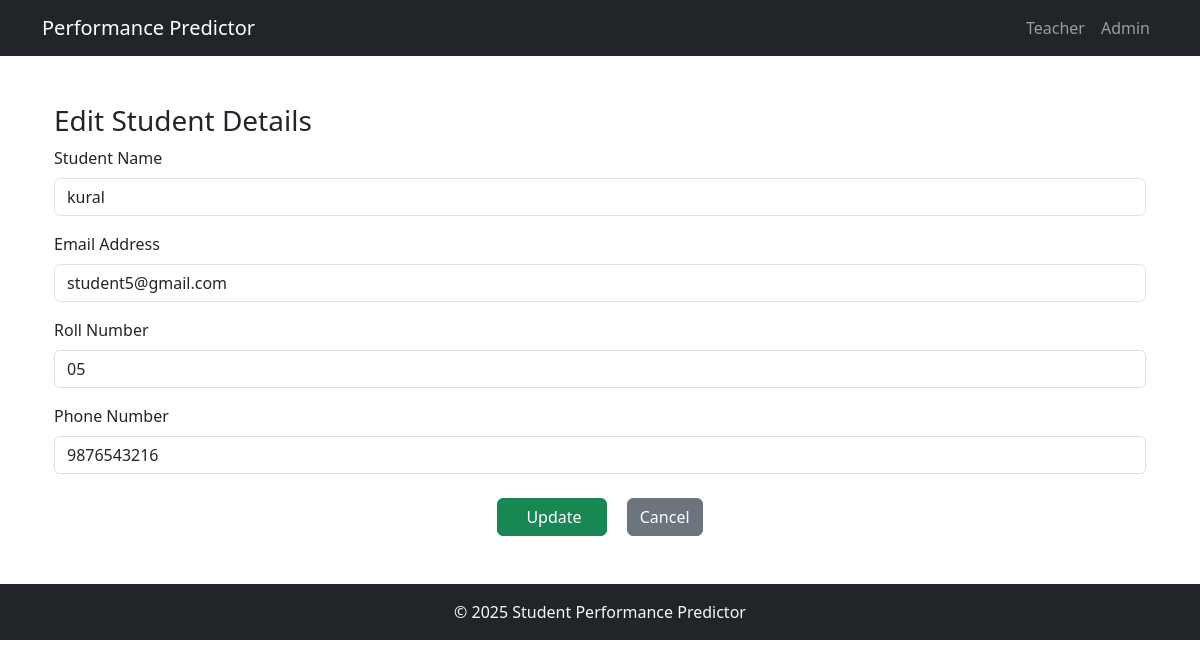
Page /admin/admin/edit_student/6 on the earlier database version.
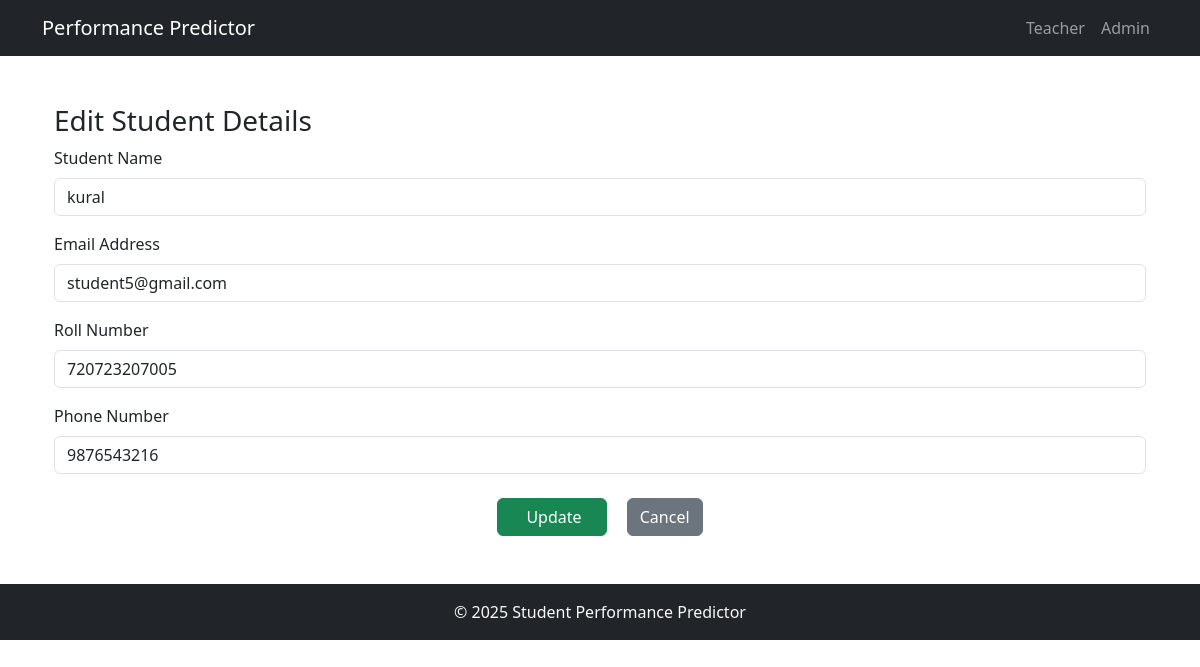
Same page on the later database version.
### core/models.py (models this page shows, shortened)
class User(db.Model, UserMixin):
    id = db.Column(db.Integer, primary_key=True)
    username = db.Column(db.String(150), unique=True, nullable=False)
    email = db.Column(db.String(150), unique=True, nullable=False)
    password = db.Column(db.String(256), nullable=False)
    role = db.Column(db.String(50), nullable=False)  # Student/Teacher/Admin
    roll_no = db.Column(db.String(50))  # For students
    phone = db.Column(db.String(20))  # Optional
    attendance = db.Column(db.Float, nullable=True)  # Overall attendance %

### core/admin.py (the view, shortened to what this page needs)
@admin_bp.route('/admin/edit_student/<int:student_id>', methods=['GET', 'POST'])
def edit_student(student_id):
    student = User.query.get_or_404(student_id)
    return render_template('admin/edit_student.html', student=student)

### core/templates/admin/edit_student.html (shortened to what this page needs)
{% extends 'base.html' %}
{% block content %}
<div class="container mt-5">
    <h3>Edit Student Details</h3>
    <form method="POST" action="{{ url_for('admin.edit_student', student_id=student.id) }}">
    <div class="mb-3">
        <label for="username" class="form-label">Student Name</label>
        <input type="text" class="form-control" name="username" id="username" value="{{ student.username }}" required>
    </div>
    <div class="mb-3">
        <label for="email" class="form-label">Email Address</label>
        <input type="email" class="form-control" name="email" id="email" value="{{ student.email }}" required>
    </div>
    <div class="mb-3">
        <label for="roll_no" class="form-label">Roll Number</label>
        <input type="text" class="form-control" name="roll_no" id="roll_no" value="{{ student.roll_no }}" required>
    </div>
    <div class="mb-3">
        <label for="phone" class="form-label">Phone Number</label>
        <input type="text" class="form-control" name="phone" id="phone" value="{{ student.phone }}" required>
    </div>
    <div class="text-center mt-4">
        <button type="submit" class="btn btn-success px-4">
             Update
        </button>
        <a href="{{ url_for('admin.view_student') }}" class="btn btn-secondary ms-3">
            Cancel
        </a>
    </div>
</form>
</div>
{% endblock %}

Differences in the rows shown:
changed User "kural": roll_no "05" → "720723207005"
